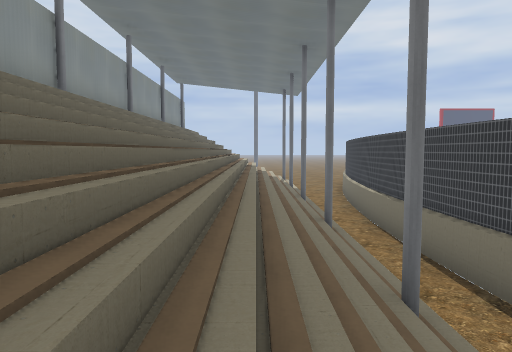
View 1 (above)

24 first-person views from a walk through a level from a Godot 3-D game. The camera is 1.2 m above the floor, tilts 4° down and sees 70° across. The floor is counted in squares, 2 m on a side. Each view is taken from the middle of a square. On the plan, view 1 faces up. The plan holds only what a view shows up to about 10 squares ahead; the rest is blank. The place goes on beyond the plan. Some surface patterns are stand-ins.

View 2
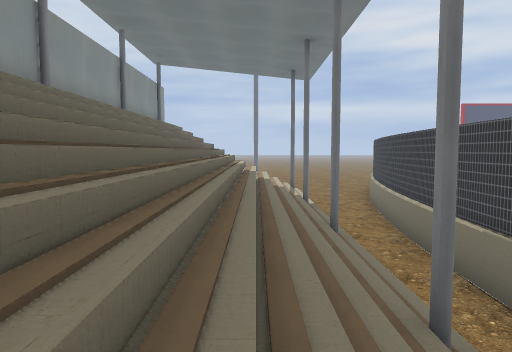

View 3
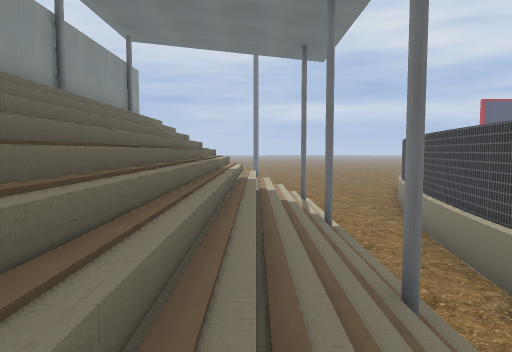

View 4
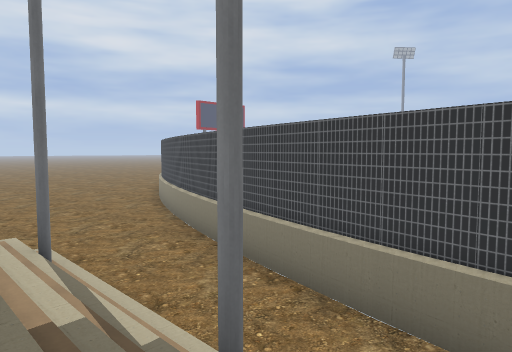

View 5
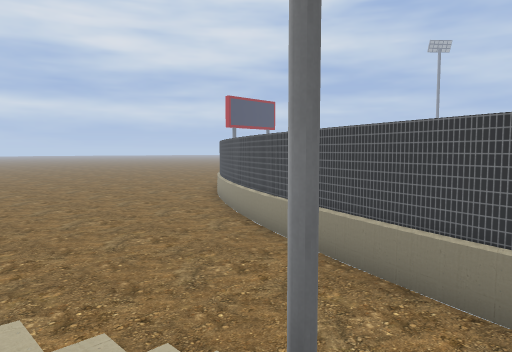

View 6
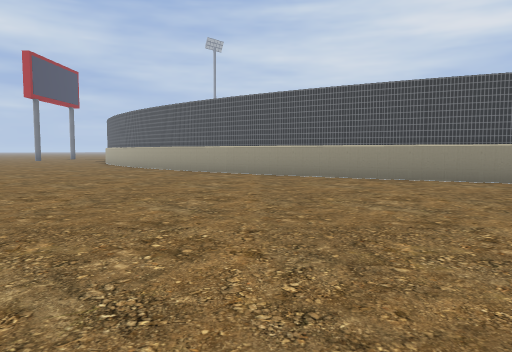

View 7
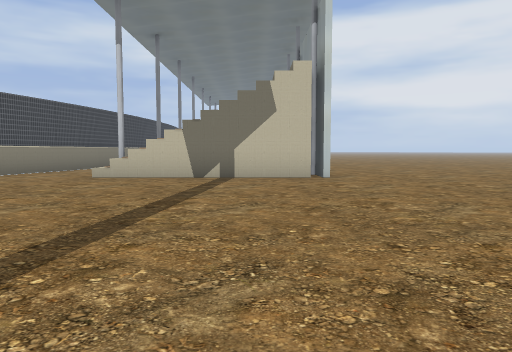

View 8
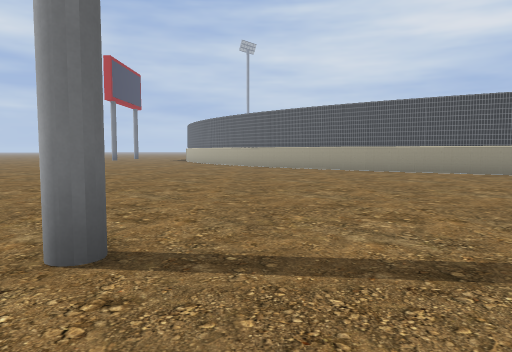

View 9
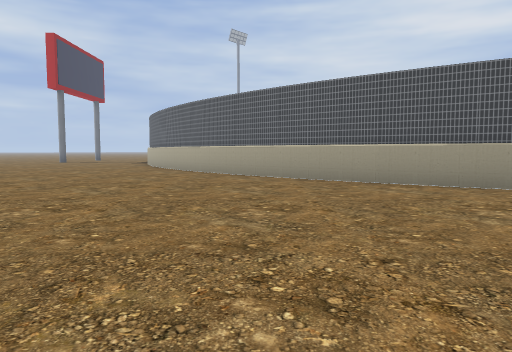

View 10
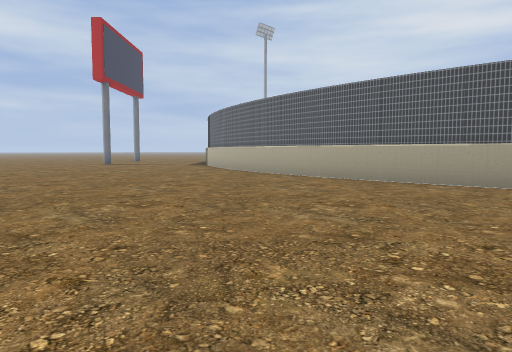

View 11
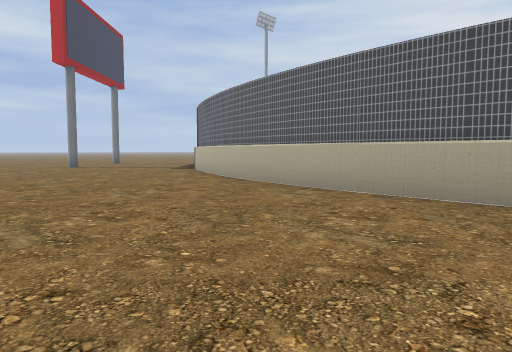

View 12
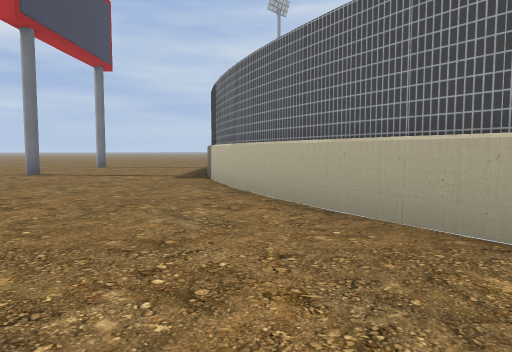

View 13
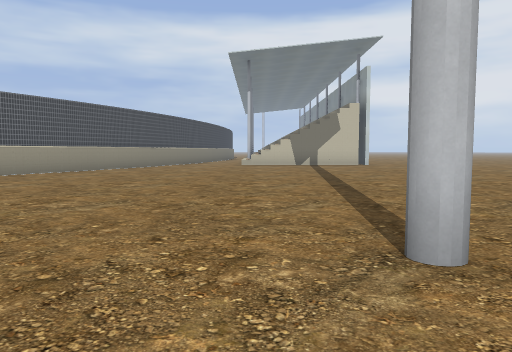

View 14
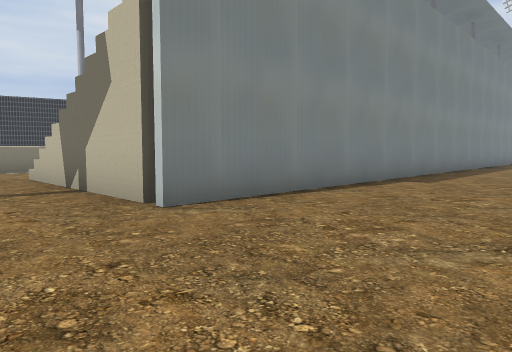

View 15
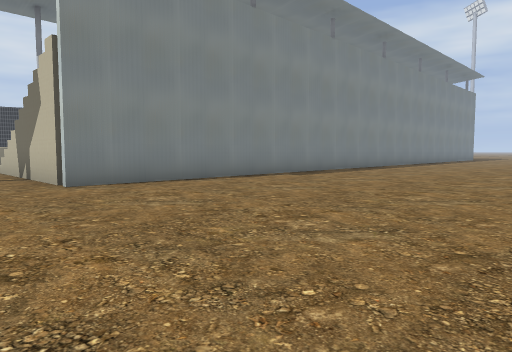

View 16
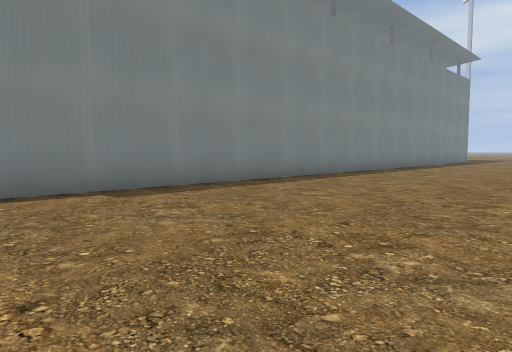

View 17
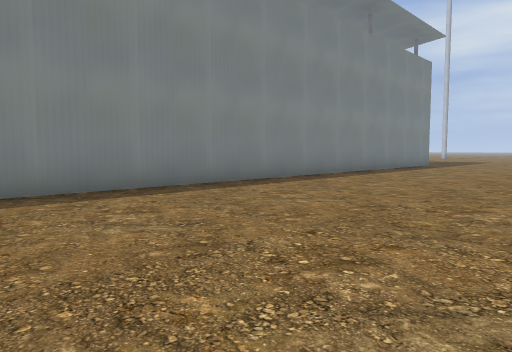

View 18
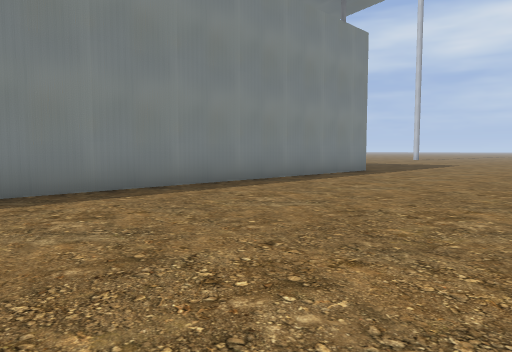

View 19
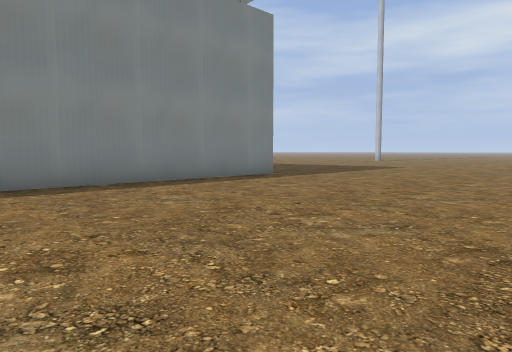

View 20
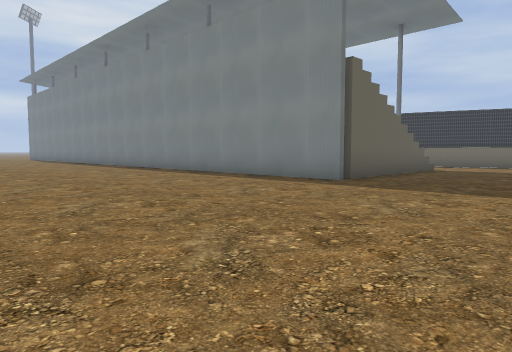

View 21
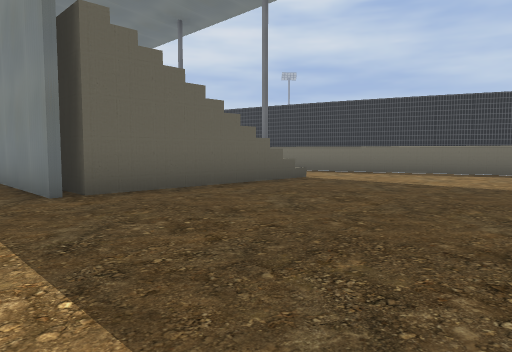

View 22
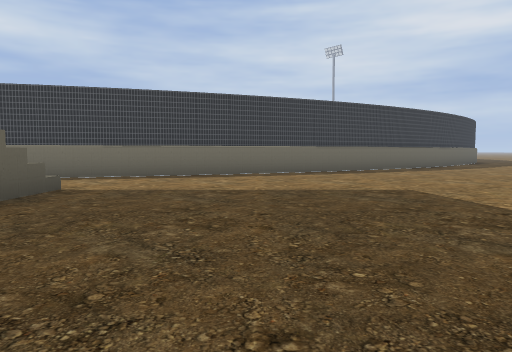

View 23
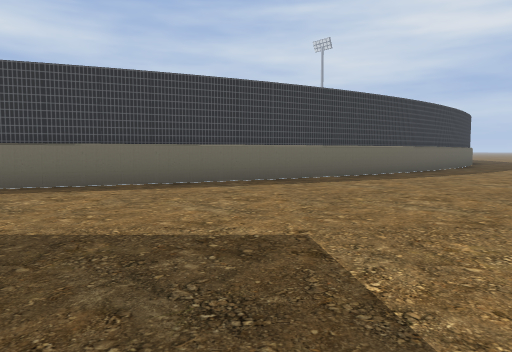

View 24
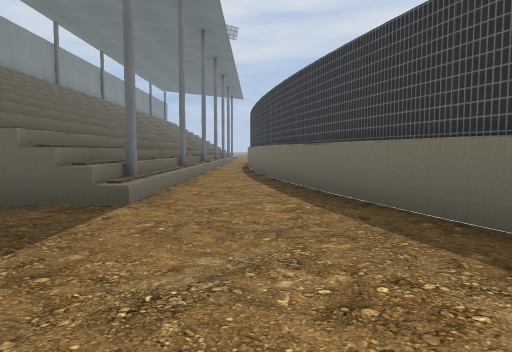

### Floor plan
Key: @ floor where view 1 was taken; # wall or solid block; . floor; / step, stairs or slope; = window, fence, low wall or low ledge; v drop or lower ground.
Columns run from 10 left of view 1 to 19 right of it. Each row starts with its distance up from view 1.
 35                ...............
 34              ................#
 33            ...............####
 32           ..............###
 31          .#............##
 30         ..............##
 29         .............#
 28        .............##
 27        ............##
 26       ............##
 25      .............#
 24      ............##
 23      ............#
 22      ...........##
 21     ............#
 20 ...............##
 19 ...............#
 18 .......v///=...#
 17 ......#////#..##
 16  .....#/////..#
 15  .....#/////..#
 14  .....#/////..#
 13  .....#////#..#
 12  .....#/////.##
 11   ....#/////.#
 10  .....#////#.#
  9  .....#/////.#
  8  .....#/////.#
  7  .....#/////.#
  6   ....#////#.#
  5  .....#/////.#
  4  .....#/////.#
  3  .....# ///#.
  2 ......# ////
  1 ......#/////.##
  0 ......#///@/..#
 -1 ......# ///#..#
 -2  .....# ////..#
 -3  .....#  ///..#
 -4  .....#/  /#..##
 -5  .....#/////...#
 -6 ...............#
 -7 ...............##
 -8 ................#
 -9 .... ...........##
-10      ............#
-11           .......##
-12            .......#
-13              .....##
-14               .....#
-15                 ....

Positions as (right, up) in squares from view 1, and headings:
1: (0, 0), facing up
2: (0, 4), facing up
3: (0, 7), facing up
4: (0, 12), facing up-right
5: (0, 16), facing up-right
6: (-1, 26), facing right
7: (-2, 26), facing down
8: (-2, 30), facing right
9: (2, 29), facing right
10: (4, 32), facing right
11: (7, 32), facing right
12: (11, 33), facing right
13: (1, 33), facing down
14: (-7, 20), facing down-right
15: (-10, 20), facing down-right
16: (-9, 15), facing down-right
17: (-9, 10), facing down-right
18: (-9, 5), facing down-right
19: (-10, 2), facing down-right
20: (-10, -9), facing up-right
21: (-5, -10), facing up-right
22: (-4, -8), facing right
23: (-1, -10), facing right
24: (3, -9), facing up
